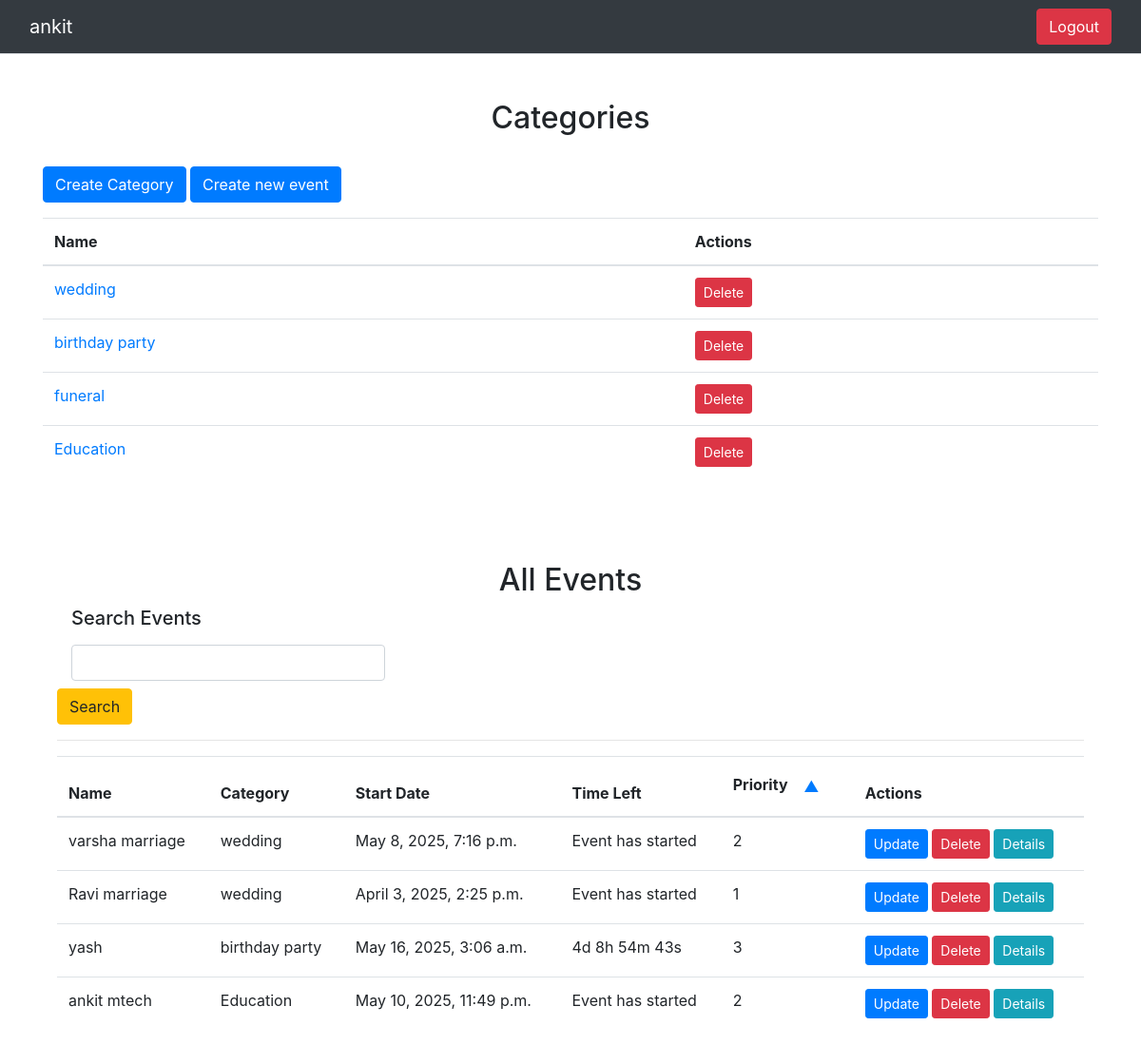
The app's page / (signed in) with its own data.
### event_management_system_app/models.py (models this page shows)
class Category(models.Model):
    name = models.CharField(max_length=100)
    def __str__(self):
        return self.name

class Event(models.Model):
    name = models.CharField(max_length=100)
    category = models.ForeignKey(Category, on_delete=models.CASCADE)
    start_date = models.DateTimeField()
    end_date = models.DateTimeField()
    priority = models.IntegerField(default=1)
    description = models.TextField(default='')
    location = models.CharField(max_length=255, default='')
    organizer = models.CharField(max_length=100, default='')

### event_management_system_app/views.py (the view)
# urls.py: path('',views.category_list, name='category_list'),
@login_required(login_url='/login/')
def category_list(request):
        queryset=Event.objects.all()
        categories = Category.objects.all()
        if request.GET.get('name'):
            queryset=queryset.filter(name__icontains=request.GET.get('name'))
        return render(request, 'event_management_system_app/category_list.html',{'events':queryset,'categories':categories})

### event_management_system_app/templates/event_management_system_app/category_list.html (shortened to what this page needs)
<!DOCTYPE html>
<html lang="en">
  <head>
    <link rel="stylesheet" href="https://maxcdn.bootstrapcdn.com/bootstrap/4.5.2/css/bootstrap.min.css" />
  </head>
  <body>
   <nav class="navbar bg-dark border-bottom border-body" data-bs-theme="dark">
        <div class="container-fluid">
          <a class="navbar-brand" style="color:white;">{{request.user}}</a>
         <form class="d-flex " role="search">
            <a href='/login/' class="btn btn-danger" type="submit">Logout</a>
          </form>
        </div>
      </nav>
    <div class="container mt-5">
      <div class="text-center">
        <h2>Categories</h2>
      </div>
      <br>
      <a href="{% url 'create_category' %}" class="btn btn-primary mb-3">Create Category</a>
      <a href="{% url 'create_event' %}" class="btn btn-primary mb-3">Create new event</a>
      <table class="table">
        <thead>
          <tr>
            <th>Name</th>
            <th>Actions</th>
          </tr>
        </thead>
        <tbody>
          {% for category in categories %}
            <tr>
              <td>
                <a href="{% url 'category_events' category.id %}">{{ category.name }}</a>
              </td>
              <td>
                <form method="post" action="{% url 'delete_category' category.id %}" style="display: inline;">
                  <button type="submit" class="btn btn-danger btn-sm">Delete</button>
                </form>
              </td>
            </tr>
          {% endfor %}
        </tbody>
      </table>
    <br>
       <div class="container mt-5">
    <h2 class="text-center">All Events</h2>
    <form>
            <div class="col-sm-4">
              <h5><label for="exampleInputEmail1" class="form-label">Search Events</label><h5>
              <input name="name" type="text" class="form-control" >
            </div>
            <button type="submit" class="btn btn-warning m">Search</button>
          </form>
            <hr>
    <table id="eventTable" class="table">
      <thead>
        <tr>
          <th>Name</th>
          <th>Category</th>
          <th>Start Date</th>
          <th>Time Left</th>
          <th>Priority <button class="btn btn-link" onclick="sortByPriority()">▲</button></th>
          <th>Actions</th>
        </tr>
      </thead>
      <tbody>
        {% for event in events %}
          <tr>
            <td>{{ event.name }}</td>
            <td>{{ event.category }}</td>
            <td>{{ event.start_date }}</td>
            <td>
              <div id="countdown_{{ event.id }}" class="countdown-timer"></div>
            </td>
            <td>{{ event.priority }}</td>
            <td>
              <a href="{% url 'update_event' event.id %}" class="btn btn-primary btn-sm">Update</a>
              <form method="post" action="{% url 'delete_event' event.id %}" style="display: inline;">
                <button type="submit" class="btn btn-danger btn-sm">Delete</button>
              </form>
              <button type="button" class="btn btn-info btn-sm" data-toggle="modal" data-target="#eventModal_{{ event.id }}">Details</button>
            </td>
          </tr>
        {% endfor %}
      </tbody>
    </table>
  </div>
  </body>
</html>

### records on screen
Category: name "wedding"
Category: name "birthday party"
Category: name "funeral"
Category: name "Education"
Event: name "varsha marriage", category "wedding", start_date "May 8, 2025, 7:16 p.m.", priority "2"
Event: name "Ravi marriage", category "wedding", start_date "April 3, 2025, 2:25 p.m.", priority "1"
Event: name "yash", category "birthday party", start_date "May 16, 2025, 3:06 a.m.", priority "3"
Event: name "ankit mtech", category "Education", start_date "May 10, 2025, 11:49 p.m.", priority "2"

### other values on screen
{{ request.user }} "ankit"
